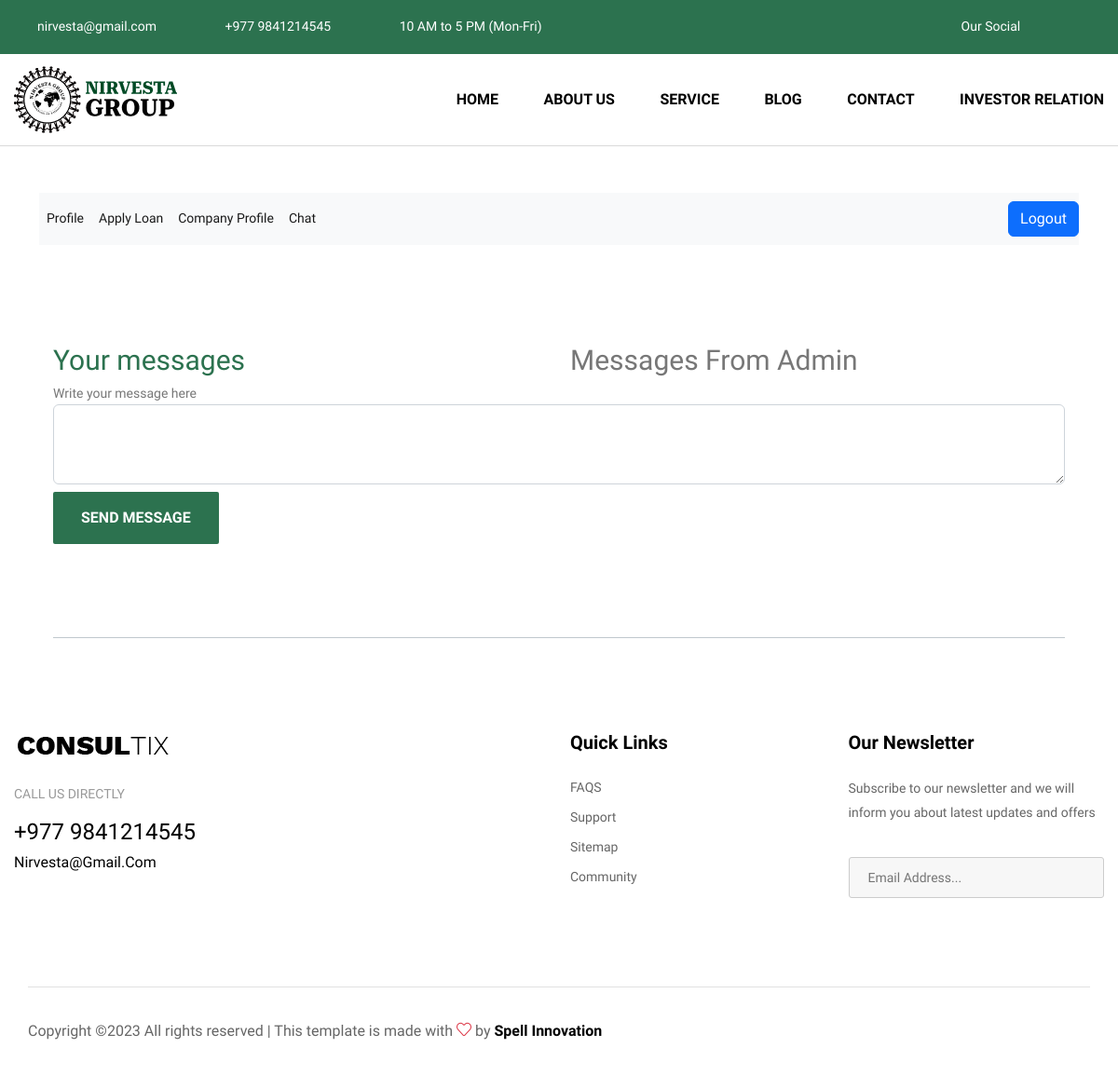
The app's page /chat/ (signed in), older data.
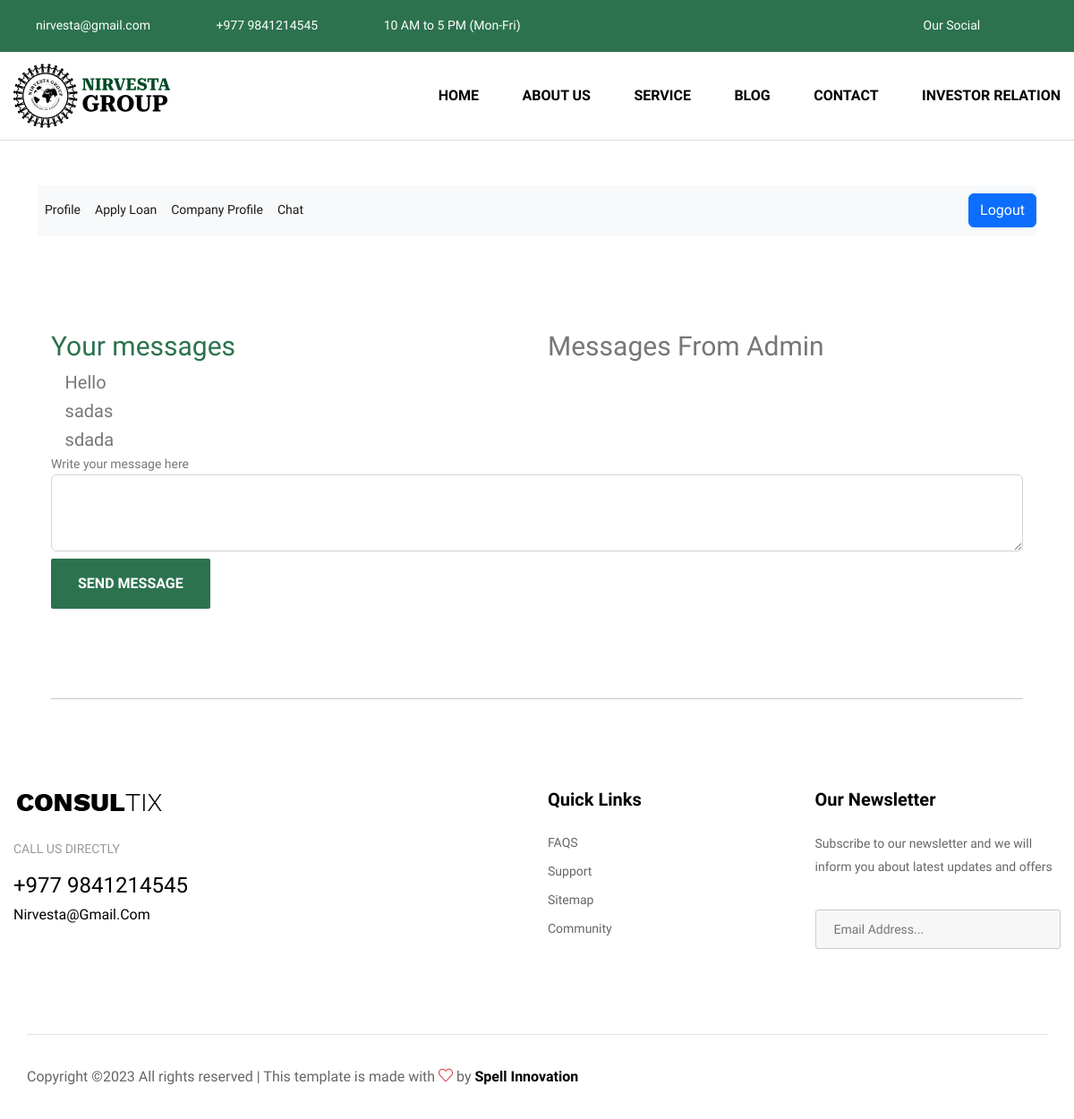
The same page, newer data.
### features/models.py (models this page shows, shortened)
class Chat(models.Model):
    sender  = models.ForeignKey(User, on_delete=models.CASCADE)
    is_responded = models.BooleanField(default = 0)
    message= models.TextField()
    class Meta:
        verbose_name_plural = "00. Chat"

### features/views.py (the view)
# urls.py: path('chat/', views.chat, name="chat"),
def chat(request):
    if request.method =='POST':
        message = request.POST["message"]
        Chat.objects.create(message=message,sender_id=request.user.id)
        return redirect('chat')
    else:
        chat = Chat.objects.filter(sender = request.user)
        reply = Reply.objects.filter(sender = request.user)
        if CompanySetup.objects.filter()[:1].exists():
            company = CompanySetup.objects.filter()[:1].get()
            context = {
                'company':company,
                'chat':chat,
                'reply':reply,
            }
        else:
            context = {
                'chat':chat,
                'reply':reply,
            }
        return render(request,'chat.html',context)

### templates/chat.html (shortened to what this page needs)
{% load static %} {% include 'header.html' %}
<div class="container" style="margin-top: 50px">
  {% include 'user_nav.html' %}
  <div class="about-section">
    <div class="auto-container">
      <div class="inner-container">
        <div class="row clearfix">
          <div class="content-column col-lg-6 col-md-12 col-sm-12 mb-0">
            <div class="heading">
              <h3>Your messages</h3>
            </div>
            {% for chat in chat %} {% if chat.is_responded == 1 %}
            <h5><i class="icofont-check-circled"></i>{{chat.message}}</h5>
            {% else %}
            <h5><i class="icofont-check-alt"></i>{{chat.message}}</h5>
            {% endif %} {% endfor %}
          </div>
          <div class="content-column col-lg-6 col-md-12 col-sm-12 mb-0">
            <h3>Messages From Admin</h3>
          </div>
        </div>
        <div class="form-group">
          <form action=" {% url 'chat' %} " method="POST">
            <label for="exampleFormControlTextarea1"
              >Write your message here</label
            >
            <textarea
              class="form-control"
              id="exampleFormControlTextarea1"
              rows="3"
              type="text"
              name="message"
            ></textarea>
            <button
              class="theme-btn btn-style-one mt-2"
              type="submit"
              name="submit-form"
            >
              <span class="txt">Send Message</span>
            </button>
          </form>
        </div>
      </div>
    </div>
  </div>
</div>
{% include 'footer.html' %}

Row changes from the older to the newer data that the page shows:
added Chat: message "Hello"
added Chat: message "sadas"
added Chat: message "sdada"
